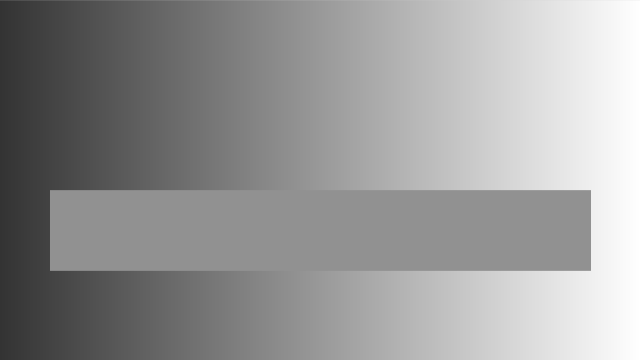
Frame 1 (no input)
Frame 60 (the mouse pressed at the canvas centre just before this capture): identical to frame 1, image omitted
Frame 120 (the mouse held since frame 60 and released just before this capture): identical to frame 1, image omitted

The Processing sketch that drew this single still picture (run headless with seeded random() and noise(); from frame 60 on, the mouse is pressed at the canvas centre):

// Processing sketch: ilusionColor
// ── ilusionColor.pde
int Y_AXIS = 1;
int X_AXIS = 2;
// Define colors
color greyback = color(51,51,51);
color whiteback = color(255);
color grey = color(145,145,145);
boolean reveal = false;

void setup() {
  size(640, 360);
  // Background
  setGradient(0, 0, width, height, greyback, whiteback, X_AXIS);
  // Foreground
  setGradient(50, 190, 540, 80, grey, grey, X_AXIS);
  //noLoop();
}

void setGradient(int x, int y, float w, float h, color c1, color c2, int axis ) {

  noFill();

  if (axis == X_AXIS) {  // Left to right gradient
    for (int i = x; i <= x+w; i++) {
      float inter = map(i, x, x+w, 0, 1);
      color c = lerpColor(c1, c2, inter);
      stroke(c);
      line(i, y, i, y+h);
    }
  }
}

void mouseClicked() {
  if(reveal == false){
    //background
    setGradient(0, 0, width, height, whiteback, whiteback, X_AXIS);
    // Foreground
    setGradient(50, 190, 540, 80, grey, grey, X_AXIS);
    reveal = true;
    
  }
  else{
    //background
    setGradient(0, 0, width, height, greyback, whiteback, X_AXIS);
    // Foreground
    setGradient(50, 190, 540, 80, grey, grey, X_AXIS);
    reveal = false;
  }
  
}

void draw() {
  
}
